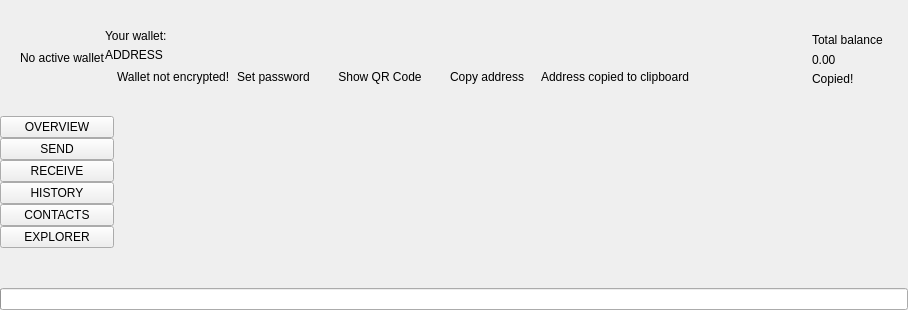
  <widget class="QWidget" name="centralwidget">
   <layout class="QVBoxLayout" name="verticalLayout_2">
    <property name="spacing">
     <number>0</number>
    </property>
    <property name="leftMargin">
     <number>0</number>
    </property>
    <property name="topMargin">
     <number>0</number>
    </property>
    <property name="rightMargin">
     <number>0</number>
    </property>
    <property name="bottomMargin">
     <number>0</number>
    </property>
    <item>
     <widget class="QFrame" name="m_headerFrame">
      <property name="minimumSize">
       <size>
        <width>0</width>
        <height>116</height>
       </size>
      </property>
      <property name="maximumSize">
       <size>
        <width>16777215</width>
        <height>116</height>
       </size>
      </property>
      <property name="frameShape">
       <enum>QFrame::NoFrame</enum>
      </property>
      <property name="frameShadow">
       <enum>QFrame::Raised</enum>
      </property>
      <layout class="QHBoxLayout" name="horizontalLayout_3">
       <property name="spacing">
        <number>0</number>
       </property>
       <property name="leftMargin">
        <number>0</number>
       </property>
       <property name="topMargin">
        <number>0</number>
       </property>
       <property name="rightMargin">
        <number>25</number>
       </property>
       <property name="bottomMargin">
        <number>0</number>
       </property>
       <item>
        <spacer name="horizontalSpacer_5">
         <property name="orientation">
          <enum>Qt::Horizontal</enum>
         </property>
         <property name="sizeType">
          <enum>QSizePolicy::Fixed</enum>
         </property>
         <property name="sizeHint" stdset="0">
          <size>
           <width>20</width>
           <height>20</height>
          </size>
         </property>
        </spacer>
       </item>
       <item>
        <widget class="WalletGui::WalletSmallGrayTextLabel" name="m_noWalletLabel">
         <property name="text">
          <string>No active wallet</string>
         </property>
        </widget>
       </item>
       <item>
        <widget class="QFrame" name="m_walletFrame">
         <property name="frameShape">
          <enum>QFrame::NoFrame</enum>
         </property>
         <property name="frameShadow">
          <enum>QFrame::Raised</enum>
         </property>
         <layout class="QVBoxLayout" name="verticalLayout_3">
          <property name="spacing">
           <number>5</number>
          </property>
          <property name="leftMargin">
           <number>0</number>
          </property>
          <property name="topMargin">
           <number>0</number>
          </property>
          <property name="rightMargin">
           <number>0</number>
          </property>
          <property name="bottomMargin">
           <number>0</number>
          </property>
          <item>
           <spacer name="verticalSpacer_3">
            <property name="orientation">
             <enum>Qt::Vertical</enum>
            </property>
            <property name="sizeType">
             <enum>QSizePolicy::Minimum</enum>
            </property>
            <property name="sizeHint" stdset="0">
             <size>
              <width>20</width>
              <height>40</height>
             </size>
            </property>
           </spacer>
          </item>
          <item>
           <widget class="WalletGui::WalletSmallGrayTextLabel" name="m_walletLabel">
            <property name="text">
             <string>Your wallet:</string>
            </property>
            <property name="indent">
             <number>0</number>
            </property>
           </widget>
          </item>
          <item>
           <widget class="QLabel" name="m_addressLabel">
            <property name="sizePolicy">
             <sizepolicy hsizetype="Preferred" vsizetype="Preferred">
              <horstretch>0</horstretch>
              <verstretch>0</verstretch>
             </sizepolicy>
            </property>
            <property name="cursor">
             <cursorShape>PointingHandCursor</cursorShape>
            </property>
            <property name="toolTip">
             <string>Click to copy</string>
            </property>
            <property name="text">
             <string>ADDRESS</string>
            </property>
            <property name="indent">
             <number>0</number>
            </property>
           </widget>
          </item>
          <item>
           <layout class="QHBoxLayout" name="horizontalLayout_2">
            <property name="spacing">
             <number>0</number>
            </property>
            <item alignment="Qt::AlignTop">
             <widget class="QFrame" name="m_notEncryptedFrame">
              <property name="sizePolicy">
               <sizepolicy hsizetype="Preferred" vsizetype="Preferred">
                <horstretch>0</horstretch>
                <verstretch>0</verstretch>
               </sizepolicy>
              </property>
              <property name="maximumSize">
               <size>
                <width>16777215</width>
                <height>20</height>
               </size>
              </property>
              <property name="baseSize">
               <size>
                <width>0</width>
                <height>0</height>
               </size>
              </property>
              <property name="frameShape">
               <enum>QFrame::NoFrame</enum>
              </property>
              <property name="frameShadow">
               <enum>QFrame::Raised</enum>
              </property>
              <layout class="QHBoxLayout" name="horizontalLayout_4">
               <property name="spacing">
                <number>0</number>
               </property>
               <property name="leftMargin">
                <number>0</number>
               </property>
               <property name="topMargin">
                <number>0</number>
               </property>
               <property name="rightMargin">
                <number>0</number>
               </property>
               <property name="bottomMargin">
                <number>0</number>
               </property>
               <item alignment="Qt::AlignVCenter">
                <widget class="QLabel" name="m_notEncryptedIconLabel">
                 <property name="sizePolicy">
                  <sizepolicy hsizetype="Minimum" vsizetype="Fixed">
                   <horstretch>0</horstretch>
                   <verstretch>0</verstretch>
                  </sizepolicy>
                 </property>
                 <property name="minimumSize">
                  <size>
                   <width>0</width>
                   <height>20</height>
                  </size>
                 </property>
                 <property name="maximumSize">
                  <size>
                   <width>16777215</width>
                   <height>20</height>
                  </size>
                 </property>
                 <property name="text">
                  <string/>
                 </property>
                 <property name="pixmap">
                  <pixmap resource="../../resources.qrc">:/icons/lock_open_gray</pixmap>
                 </property>
                 <property name="alignment">
                  <set>Qt::AlignLeading|Qt::AlignLeft|Qt::AlignVCenter</set>
                 </property>
                </widget>
               </item>
               <item>
                <spacer name="horizontalSpacer_11">
                 <property name="orientation">
                  <enum>Qt::Horizontal</enum>
                 </property>
                 <property name="sizeType">
                  <enum>QSizePolicy::Fixed</enum>
                 </property>
                 <property name="sizeHint" stdset="0">
                  <size>
                   <width>5</width>
                   <height>3</height>
                  </size>
                 </property>
                </spacer>
               </item>
               <item alignment="Qt::AlignVCenter">
                <widget class="WalletGui::WalletTinyGrayTextLabel" name="m_notEncryptedTextLabel">
                 <property name="sizePolicy">
                  <sizepolicy hsizetype="Preferred" vsizetype="Fixed">
                   <horstretch>0</horstretch>
                   <verstretch>0</verstretch>
                  </sizepolicy>
                 </property>
                 <property name="minimumSize">
                  <size>
                   <width>0</width>
                   <height>20</height>
                  </size>
                 </property>
                 <property name="maximumSize">
                  <size>
                   <width>16777215</width>
                   <height>20</height>
                  </size>
                 </property>
                 <property name="text">
                  <string>Wallet not encrypted!</string>
                 </property>
                 <property name="alignment">
                  <set>Qt::AlignLeading|Qt::AlignLeft|Qt::AlignVCenter</set>
                 </property>
                </widget>
               </item>
               <item>
                <spacer name="horizontalSpacer_9">
                 <property name="orientation">
                  <enum>Qt::Horizontal</enum>
                 </property>
                 <property name="sizeType">
                  <enum>QSizePolicy::Fixed</enum>
                 </property>
                 <property name="sizeHint" stdset="0">
                  <size>
                   <width>3</width>
                   <height>3</height>
                  </size>
                 </property>
                </spacer>
               </item>
               <item alignment="Qt::AlignVCenter">
                <widget class="WalletGui::WalletTinyLinkLikeButton" name="m_encryptButton">
                 <property name="sizePolicy">
                  <sizepolicy hsizetype="Minimum" vsizetype="Fixed">
                   <horstretch>0</horstretch>
                   <verstretch>0</verstretch>
                  </sizepolicy>
                 </property>
                 <property name="minimumSize">
                  <size>
                   <width>0</width>
                   <height>20</height>
                  </size>
                 </property>
                 <property name="cursor">
                  <cursorShape>PointingHandCursor</cursorShape>
                 </property>
                 <property name="text">
                  <string>Set password</string>
                 </property>
                 <property name="flat">
                  <bool>true</bool>
                 </property>
                </widget>
               </item>
               <item>
                <spacer name="horizontalSpacer_4">
                 <property name="orientation">
                  <enum>Qt::Horizontal</enum>
                 </property>
                 <property name="sizeType">
                  <enum>QSizePolicy::Fixed</enum>
                 </property>
                 <property name="sizeHint" stdset="0">
                  <size>
                   <width>20</width>
                   <height>3</height>
                  </size>
                 </property>
                </spacer>
               </item>
              </layout>
             </widget>
            </item>
            <item>
             <widget class="WalletGui::WalletTinyLinkLikeButton" name="m_showQrCodeButton">
              <property name="sizePolicy">
               <sizepolicy hsizetype="Minimum" vsizetype="Fixed">
                <horstretch>0</horstretch>
                <verstretch>0</verstretch>
               </sizepolicy>
              </property>
              <property name="minimumSize">
               <size>
                <width>0</width>
                <height>20</height>
               </size>
              </property>
              <property name="maximumSize">
               <size>
                <width>16777215</width>
                <height>20</height>
               </size>
              </property>
              <property name="cursor">
               <cursorShape>PointingHandCursor</cursorShape>
              </property>
              <property name="focusPolicy">
               <enum>Qt::NoFocus</enum>
              </property>
              <property name="autoFillBackground">
               <bool>true</bool>
              </property>
              <property name="text">
               <string>Show QR Code</string>
              </property>
              <property name="flat">
               <bool>true</bool>
              </property>
             </widget>
            </item>
            <item>
             <spacer name="horizontalSpacer_10">
              <property name="orientation">
               <enum>Qt::Horizontal</enum>
              </property>
              <property name="sizeType">
               <enum>QSizePolicy::Fixed</enum>
              </property>
              <property name="sizeHint" stdset="0">
               <size>
                <width>20</width>
                <height>3</height>
               </size>
              </property>
             </spacer>
            </item>
            <item>
             <widget class="WalletGui::WalletTinyLinkLikeButton" name="m_copyAddressButton">
              <property name="sizePolicy">
               <sizepolicy hsizetype="Minimum" vsizetype="Fixed">
                <horstretch>0</horstretch>
                <verstretch>0</verstretch>
               </sizepolicy>
              </property>
              <property name="minimumSize">
               <size>
                <width>0</width>
                <height>20</height>
               </size>
              </property>
              <property name="maximumSize">
               <size>
                <width>16777215</width>
                <height>20</height>
               </size>
              </property>
              <property name="cursor">
               <cursorShape>PointingHandCursor</cursorShape>
              </property>
              <property name="focusPolicy">
               <enum>Qt::NoFocus</enum>
              </property>
              <property name="autoFillBackground">
               <bool>true</bool>
              </property>
              <property name="text">
               <string>Copy address</string>
              </property>
              <property name="flat">
               <bool>true</bool>
              </property>
             </widget>
            </item>
            <item>
             <spacer name="horizontalSpacer_7">
              <property name="orientation">
               <enum>Qt::Horizontal</enum>
              </property>
              <property name="sizeType">
               <enum>QSizePolicy::Fixed</enum>
              </property>
              <property name="sizeHint" stdset="0">
               <size>
                <width>13</width>
                <height>3</height>
               </size>
              </property>
             </spacer>
            </item>
            <item alignment="Qt::AlignVCenter">
             <widget class="WalletGui::CopyMagicLabel" name="m_copyAddressLabel">
              <property name="sizePolicy">
               <sizepolicy hsizetype="Preferred" vsizetype="Fixed">
                <horstretch>0</horstretch>
                <verstretch>0</verstretch>
               </sizepolicy>
              </property>
              <property name="minimumSize">
               <size>
                <width>0</width>
                <height>20</height>
               </size>
              </property>
              <property name="maximumSize">
               <size>
                <width>16777215</width>
                <height>20</height>
               </size>
              </property>
              <property name="text">
               <string>Address copied to clipboard</string>
              </property>
              <property name="alignment">
               <set>Qt::AlignLeading|Qt::AlignLeft|Qt::AlignVCenter</set>
              </property>
             </widget>
            </item>
            <item>
             <spacer name="horizontalSpacer">
              <property name="orientation">
               <enum>Qt::Horizontal</enum>
              </property>
              <property name="sizeHint" stdset="0">
               <size>
                <width>40</width>
                <height>3</height>
               </size>
              </property>
             </spacer>
            </item>
           </layout>
          </item>
          <item>
           <spacer name="verticalSpacer_2">
            <property name="orientation">
             <enum>Qt::Vertical</enum>
            </property>
            <property name="sizeType">
             <enum>QSizePolicy::Minimum</enum>
            </property>
            <property name="sizeHint" stdset="0">
             <size>
              <width>20</width>
              <height>40</height>
             </size>
            </property>
           </spacer>
          </item>
         </layout>
        </widget>
       </item>
       <item>
        <spacer name="horizontalSpacer_3">
         <property name="orientation">
          <enum>Qt::Horizontal</enum>
         </property>
         <property name="sizeType">
          <enum>QSizePolicy::Expanding</enum>
         </property>
         <property name="sizeHint" stdset="0">
          <size>
           <width>34</width>
           <height>20</height>
          </size>
         </property>
        </spacer>
       </item>
       <item>
        <spacer name="horizontalSpacer_8">
         <property name="orientation">
          <enum>Qt::Horizontal</enum>
         </property>
         <property name="sizeType">
          <enum>QSizePolicy::Fixed</enum>
         </property>
         <property name="sizeHint" stdset="0">
          <size>
           <width>34</width>
           <height>20</height>
          </size>
         </property>
        </spacer>
       </item>
       <item alignment="Qt::AlignRight|Qt::AlignVCenter">
        <widget class="QFrame" name="m_balanceFrame">
         <layout class="QGridLayout" name="gridLayout">
          <property name="leftMargin">
           <number>0</number>
          </property>
          <property name="topMargin">
           <number>30</number>
          </property>
          <property name="rightMargin">
           <number>0</number>
          </property>
          <property name="bottomMargin">
           <number>0</number>
          </property>
          <property name="verticalSpacing">
           <number>3</number>
          </property>
          <item row="0" column="2">
           <layout class="QVBoxLayout" name="verticalLayout_4">
            <item>
             <widget class="QLabel" name="m_balanceTextLabel">
              <property name="text">
               <string>Total balance</string>
              </property>
             </widget>
            </item>
            <item>
             <widget class="QLabel" name="m_balanceLabel">
              <property name="cursor">
               <cursorShape>PointingHandCursor</cursorShape>
              </property>
              <property name="toolTip">
               <string>Click to copy</string>
              </property>
              <property name="text">
               <string>0.00</string>
              </property>
             </widget>
            </item>
           </layout>
          </item>
          <item row="1" column="2">
           <widget class="WalletGui::CopyMagicLabel" name="m_balanceCopyLabel">
            <property name="text">
             <string>Copied!</string>
            </property>
           </widget>
          </item>
          <item row="0" column="1">
           <spacer name="horizontalSpacer_6">
            <property name="orientation">
             <enum>Qt::Horizontal</enum>
            </property>
            <property name="sizeType">
             <enum>QSizePolicy::Fixed</enum>
            </property>
            <property name="sizeHint" stdset="0">
             <size>
              <width>2</width>
              <height>39</height>
             </size>
            </property>
           </spacer>
          </item>
          <item row="2" column="2">
           <spacer name="verticalSpacer_5">
            <property name="orientation">
             <enum>Qt::Vertical</enum>
            </property>
            <property name="sizeType">
             <enum>QSizePolicy::Expanding</enum>
            </property>
            <property name="sizeHint" stdset="0">
             <size>
              <width>20</width>
              <height>50</height>
             </size>
            </property>
           </spacer>
          </item>
          <item row="0" column="0">
           <widget class="QLabel" name="m_balanceIconLabel">
            <property name="text">
             <string/>
            </property>
            <property name="pixmap">
             <pixmap resource="../../resources.qrc">:/icons/total_balance</pixmap>
            </property>
           </widget>
          </item>
         </layout>
        </widget>
       </item>
      </layout>
     </widget>
    </item>
    <item>
     <layout class="QHBoxLayout" name="horizontalLayout" stretch="0,0,0,0,0,0,0,0">
      <property name="spacing">
       <number>0</number>
      </property>
      <item>
       <widget class="QFrame" name="m_toolFrame">
        <property name="frameShape">
         <enum>QFrame::NoFrame</enum>
        </property>
        <property name="frameShadow">
         <enum>QFrame::Plain</enum>
        </property>
        <property name="lineWidth">
         <number>0</number>
        </property>
        <layout class="QVBoxLayout" name="verticalLayout">
         <property name="spacing">
          <number>0</number>
         </property>
         <property name="leftMargin">
          <number>0</number>
         </property>
         <property name="topMargin">
          <number>0</number>
         </property>
         <property name="rightMargin">
          <number>0</number>
         </property>
         <property name="bottomMargin">
          <number>0</number>
         </property>
         <item>
          <widget class="QPushButton" name="m_overviewButton">
           <property name="sizePolicy">
            <sizepolicy hsizetype="Minimum" vsizetype="Fixed">
             <horstretch>0</horstretch>
             <verstretch>0</verstretch>
            </sizepolicy>
           </property>
           <property name="focusPolicy">
            <enum>Qt::NoFocus</enum>
           </property>
           <property name="text">
            <string>OVERVIEW</string>
           </property>
           <property name="checkable">
            <bool>true</bool>
           </property>
           <attribute name="buttonGroup">
            <string notr="true">m_toolButtonGroup</string>
           </attribute>
          </widget>
         </item>
         <item>
          <widget class="QPushButton" name="m_sendButton">
           <property name="sizePolicy">
            <sizepolicy hsizetype="Minimum" vsizetype="Fixed">
             <horstretch>0</horstretch>
             <verstretch>0</verstretch>
            </sizepolicy>
           </property>
           <property name="focusPolicy">
            <enum>Qt::NoFocus</enum>
           </property>
           <property name="text">
            <string>SEND</string>
           </property>
           <property name="checkable">
            <bool>true</bool>
           </property>
           <attribute name="buttonGroup">
            <string notr="true">m_toolButtonGroup</string>
           </attribute>
          </widget>
         </item>
         <item>
          <widget class="QPushButton" name="m_receiveButton">
           <property name="focusPolicy">
            <enum>Qt::NoFocus</enum>
           </property>
           <property name="text">
            <string>RECEIVE</string>
           </property>
           <property name="checkable">
            <bool>true</bool>
           </property>
           <attribute name="buttonGroup">
            <string notr="true">m_toolButtonGroup</string>
           </attribute>
          </widget>
         </item>
         <item>
          <widget class="QPushButton" name="m_transactionsButton">
           <property name="sizePolicy">
            <sizepolicy hsizetype="Minimum" vsizetype="Fixed">
             <horstretch>0</horstretch>
             <verstretch>0</verstretch>
            </sizepolicy>
           </property>
           <property name="focusPolicy">
            <enum>Qt::NoFocus</enum>
           </property>
           <property name="text">
            <string>HISTORY</string>
           </property>
           <property name="checkable">
            <bool>true</bool>
           </property>
           <attribute name="buttonGroup">
            <string notr="true">m_toolButtonGroup</string>
           </attribute>
          </widget>
         </item>
         <item>
          <widget class="QPushButton" name="m_addressBookButton">
           <property name="sizePolicy">
            <sizepolicy hsizetype="Minimum" vsizetype="Fixed">
             <horstretch>0</horstretch>
             <verstretch>0</verstretch>
            </sizepolicy>
           </property>
           <property name="focusPolicy">
            <enum>Qt::NoFocus</enum>
           </property>
           <property name="text">
            <string>CONTACTS</string>
           </property>
           <property name="checkable">
            <bool>true</bool>
           </property>
           <attribute name="buttonGroup">
            <string notr="true">m_toolButtonGroup</string>
           </attribute>
          </widget>
         </item>
         <item>
          <widget class="QPushButton" name="m_blockExplorerButton">
           <property name="sizePolicy">
            <sizepolicy hsizetype="Minimum" vsizetype="Fixed">
             <horstretch>0</horstretch>
             <verstretch>0</verstretch>
            </sizepolicy>
           </property>
           <property name="focusPolicy">
            <enum>Qt::NoFocus</enum>
           </property>
           <property name="text">
            <string>EXPLORER</string>
           </property>
           <property name="checkable">
            <bool>true</bool>
           </property>
           <attribute name="buttonGroup">
            <string notr="true">m_toolButtonGroup</string>
           </attribute>
          </widget>
         </item>
         <item>
          <spacer name="verticalSpacer">
           <property name="orientation">
            <enum>Qt::Vertical</enum>
           </property>
           <property name="sizeHint" stdset="0">
            <size>
             <width>20</width>
             <height>40</height>
            </size>
           </property>
          </spacer>
         </item>
        </layout>
       </widget>
      </item>
      <item>
       <widget class="WalletGui::OverviewFrame" name="m_overviewFrame">
        <property name="frameShape">
         <enum>QFrame::NoFrame</enum>
        </property>
        <property name="frameShadow">
         <enum>QFrame::Raised</enum>
        </property>
       </widget>
      </item>
      <item>
       <widget class="WalletGui::SendFrame" name="m_sendFrame">
        <property name="frameShape">
         <enum>QFrame::NoFrame</enum>
        </property>
        <property name="frameShadow">
         <enum>QFrame::Raised</enum>
        </property>
       </widget>
      </item>
      <item>
       <widget class="WalletGui::TransactionsFrame" name="m_transactionsFrame">
        <property name="frameShape">
         <enum>QFrame::NoFrame</enum>
        </property>
        <property name="frameShadow">
         <enum>QFrame::Raised</enum>
        </property>
       </widget>
      </item>
      <item>
       <widget class="WalletGui::AddressBookFrame" name="m_addressBookFrame">
        <property name="frameShape">
         <enum>QFrame::NoFrame</enum>
        </property>
        <property name="frameShadow">
         <enum>QFrame::Raised</enum>
        </property>
       </widget>
      </item>
      <item>
       <widget class="WalletGui::NoWalletFrame" name="m_noWalletFrame">
        <property name="frameShape">
         <enum>QFrame::NoFrame</enum>
        </property>
        <property name="frameShadow">
         <enum>QFrame::Raised</enum>
        </property>
       </widget>
      </item>
      <item>
       <widget class="WalletGui::ReceiveFrame" name="m_receiveFrame">
        <property name="frameShape">
         <enum>QFrame::NoFrame</enum>
        </property>
        <property name="frameShadow">
         <enum>QFrame::Raised</enum>
        </property>
       </widget>
      </item>
      <item>
       <widget class="WalletGui::BlockExplorerFrame" name="m_blockExplorerFrame">
        <property name="frameShape">
         <enum>QFrame::NoFrame</enum>
        </property>
        <property name="frameShadow">
         <enum>QFrame::Raised</enum>
        </property>
       </widget>
      </item>
     </layout>
    </item>
    <item>
     <widget class="QProgressBar" name="m_syncProgress">
      <property name="maximum">
       <number>100</number>
      </property>
      <property name="value">
       <number>0</number>
      </property>
      <property name="textVisible">
       <bool>false</bool>
      </property>
     </widget>
    </item>
   </layout>
  </widget>
